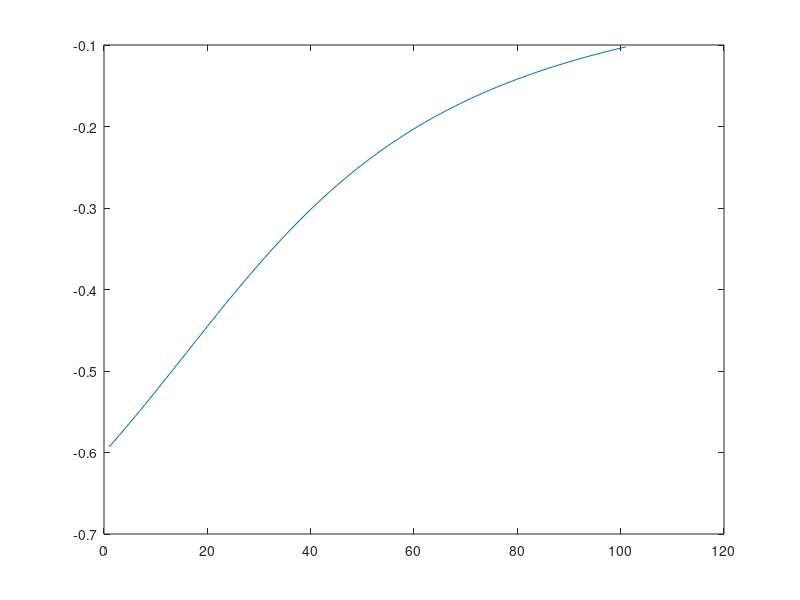

Write the MATLAB code that produced this figure.
clear all;
x = [.2;.2];
d = .02;
n = size(x,1);
w = rand(n,1);
z = x'*w;
y = 1/(1+exp(-2*z));
i = 1;

erro(i) = d - y;

while abs(erro(i)) > 0.005
    if erro(i) > 0
        w(1) = w(1) + 0.4*2*x(1)*exp(-2*z)/(1+exp(-2*z))^2;
        w(2) = w(2) + 0.4*2*x(2)*exp(-2*z)/(1+exp(-2*z))^2;
    end
    if erro(i) < 0
        w(1) = w(1) - 0.4*2*x(1)*exp(-2*z)/(1+exp(-2*z))^2;
        w(2) = w(2) - 0.4*2*x(2)*exp(-2*z)/(1+exp(-2*z))^2;
    end
    z = x'*w;
    y = 1 / (1+exp(-2*z));
    i = i+1;
    erro(i) = d - y;
    if i >100
        break
    end
end
plot(erro);
    
